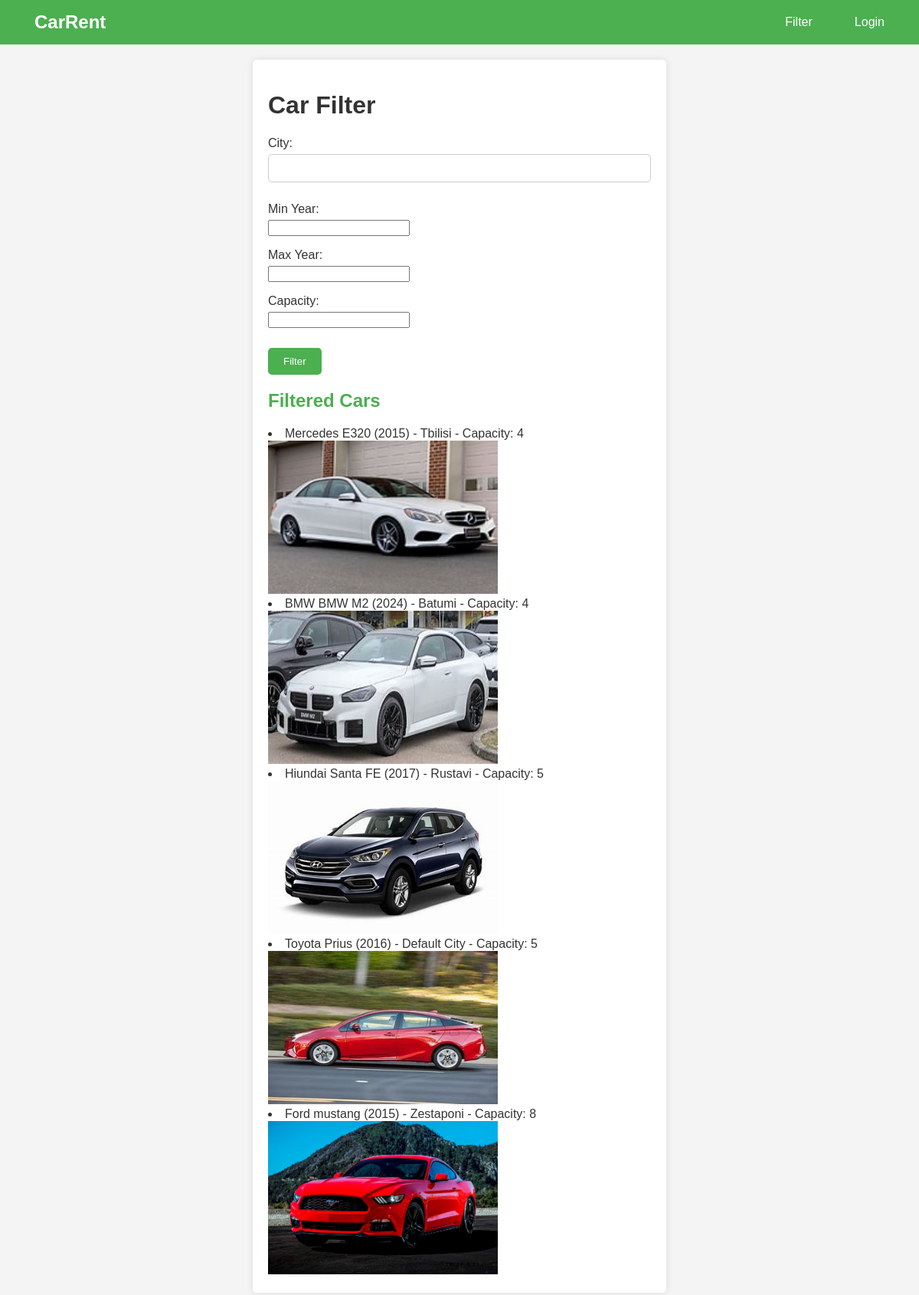
Screenshot of /cars/filter/ with the database file from the repository.
### cars/models.py (models this page shows, shortened)
class Car(models.Model):
    id = models.AutoField(primary_key=True)
    brand = models.CharField(max_length=100, default='Default Brand')
    model = models.CharField(max_length=100, default='Default Model')
    year = models.IntegerField(default=2000)
    imageUrl1 = models.URLField(max_length=200, blank=True, default='')
    imageUrl2 = models.URLField(max_length=200, blank=True, default='')
    imageUrl3 = models.URLField(max_length=200, blank=True, default='')
    image1 = models.ImageField(upload_to='images/', blank=True, default='default.jpg')
    image2 = models.ImageField(upload_to='images/', blank=True, default='default.jpg')
    image3 = models.ImageField(upload_to='images/', blank=True, default='default.jpg')
    price = models.DecimalField(max_digits=10, decimal_places=2, default=0.00)
    multiplier = models.DecimalField(max_digits=5, decimal_places=2, default=1.00)
    capacity = models.IntegerField(default=4)
    transmission = models.CharField(max_length=50, default='Manual')
    createdBy = models.ForeignKey(User, on_delete=models.CASCADE, related_name='cars', default=1)
    createdByEmail = models.EmailField(default='example@example.com')
    fuelCapacity = models.DecimalField(max_digits=5, decimal_places=2, default=50.0)
    city = models.CharField(max_length=100, default='Default City')
    latitude = models.DecimalField(max_digits=9, decimal_places=6, default=0.0)
    longitude = models.DecimalField(max_digits=9, decimal_places=6, default=0.0)
    ownerPhoneNumber = models.CharField(max_length=15, default='0000000000')

### cars/views.py (the view)
# urls.py: path('filter/', views.car_filter, name='car_filter'),
def car_filter(request):
    cars = Car.objects.all()
    filtered_cars = cars
    if request.method == 'GET':
        form = CarFilterForm(request.GET)
        if form.is_valid():
            city = form.cleaned_data.get('city')
            min_year = form.cleaned_data.get('min_year')
            max_year = form.cleaned_data.get('max_year')
            capacity = form.cleaned_data.get('capacity')
            if city:
                filtered_cars = filtered_cars.filter(city__icontains=city)
            if min_year:
                filtered_cars = filtered_cars.filter(year__gte=min_year)
            if max_year:
                filtered_cars = filtered_cars.filter(year__lte=max_year)
            if capacity:
                filtered_cars = filtered_cars.filter(capacity=capacity)
    else:
        form = CarFilterForm()
    context = {
        'form': form,
        'filtered_cars': filtered_cars
    }
    return render(request, 'cars/car_filter.html', context)

### cars/forms.py
class CarFilterForm(forms.Form):
    city = forms.CharField(required=False)
    min_year = forms.IntegerField(label='Min Year', required=False)
    max_year = forms.IntegerField(label='Max Year', required=False)
    capacity = forms.IntegerField(required=False)

### cars/templates/cars/car_filter.html (shortened to what this page needs)
<!DOCTYPE html>
<html>
<head>
</head>
<body>
    <nav class="navbar" id="navbar">
        <div class="logo" onclick="showPage('home')">
            <a href="{% url 'car_list' %}">CarRent</a>
        </div>
        <div class="menu">
            {% if user.is_authenticated %}
                <a href="{% url 'profile' %}">Profile</a>
                <a href="{% url 'add_car' %}" class="add-btn">Add Car</a>
                <a href="{% url 'car_filter' %}" class="filter-btn">Filter</a>
                <a href="{% url 'logout' %}" class="exit-btn">Log Out</a>
            {% else %}
                <a href="{% url 'car_filter' %}" class="filter-btn">Filter</a>
                <a href="{% url 'login' %}" class="auth-btn" onclick="showPage('authorization')">Login</a>
            {% endif %}
        </div>
    </nav>
    <div id="filter" class="content page">
        <div class="car-filter-container">
            <h1>Car Filter</h1>
            <form method="GET" action="{% url 'car_filter' %}">
                {{ form.as_p }}
                <form onsubmit="filterCars(event)">
                    <input type="submit" value="Filter">
                </form>
            </form>
            <h2>Filtered Cars</h2>
            <div id="filtered-cars" class="car-list">
                {% for car in filtered_cars %}
                    <div>
                        <li>{{car.brand }} {{ car.model }} ({{ car.year }}) - {{ car.city }} - Capacity: {{ car.capacity }}</li>
                        <a href="{% url 'car_detail' car.pk %}">
                            <img src="{{car.image1.url}}"/>
                        </a>
                    </div>
                {% empty %}
                    <li>No cars match the filter criteria.</li>
                {% endfor %}
            </div>
        </div>
    </div>
</body>
</html>

### cars/templates/cars/car_filter.html (style rules this page uses)
body { font-family: Arial, sans-serif; margin: 0; padding: 0; background-color: #f4f4f4; color: #333; }
.navbar { display: flex; justify-content: space-between; align-items: center; background-color: #4CAF50; padding: 10px 20px; }
.navbar a { color: white; text-decoration: none; margin: 0 10px; padding: 10px 15px; border-radius: 5px; transition: background-color 0.3s; }
.navbar .logo { font-size: 24px; font-weight: bold; color: white; cursor: pointer; }
.navbar .menu { display: flex; align-items: center; }
.navbar .menu a { margin-left: 15px; }
.content { padding: 20px; }
.car-list { display: flex; flex-wrap: wrap; }
.car-filter-container { background-color: white; padding: 20px; border-radius: 5px; box-shadow: 0 0 10px rgba(0, 0, 0, 0.1); max-width: 500px; margin: 0 auto; }
.car-filter-container h2 { margin-bottom: 20px; color: #4CAF50; }
.car-filter-container label { display: block; margin-bottom: 5px; color: #333; }
.car-filter-container input[type="text"], .car-filter-container input[type="tel"], .car-filter-container input[type="email"], .car-filter-container input[type="password"], .car-filter-container select { width: 100%; padding: 10px; margin-bottom: 10px; border: 1px solid #ccc; border-radius: 5px; box-sizing: border-box; }
.car-filter-container input[type="submit"], .car-filter-container .switch-btn { background-color: #4CAF50; color: white; border: none; padding: 10px 20px; border-radius: 5px; cursor: pointer; margin-top: 10px; transition: background-color 0.3s; }
.car-filter-container img { width: 300px; height: 200px; }

### rows the page displays
Car: brand "Mercedes", model "E320", year "2015", city "Tbilisi", capacity "4", image1 (picture)
Car: brand "BMW", model "BMW M2", year "2024", city "Batumi", capacity "4", image1 (picture)
Car: brand "Hiundai", model "Santa FE", year "2017", city "Rustavi", capacity "5", image1 (picture)
Car: brand "Toyota", model "Prius", year "2016", city "Default City", capacity "5", image1 (picture)
Car: brand "Ford", model "mustang", year "2015", city "Zestaponi", capacity "8", image1 (picture)
